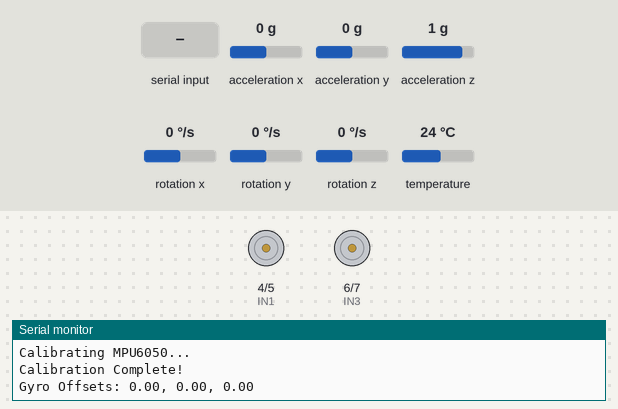
Simulated run of this sketch. Board: Arduino Uno, built with avr-gcc and run on an emulated ATmega328P. On the bench: motor-driver pin pairs drawn as motors (green arrow = first pin HIGH = forward, orange = second pin HIGH = backward, longer = more drive, scaled by the enable pin), the last lines printed to the serial monitor. Inputs (shaded band) come from the test bench; at power-on: rotation z 0 °/s, acceleration x 0 g, acceleration y 0 g, acceleration z 1 g, rotation x 0 °/s, rotation y 0 °/s, temperature 24 °C.

Above: at 8.5 s.
8.6 s: byte 54 ('6') received over Serial
11.5 s: rotation z set to 2 °/s
At 12.7 s:
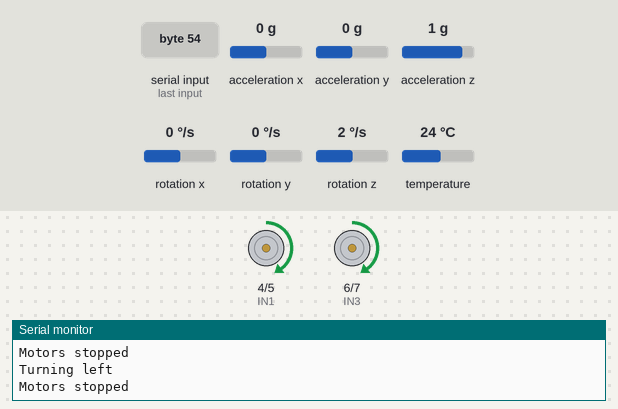
13.0 s: "2\n" received over Serial
At 13.7 s:
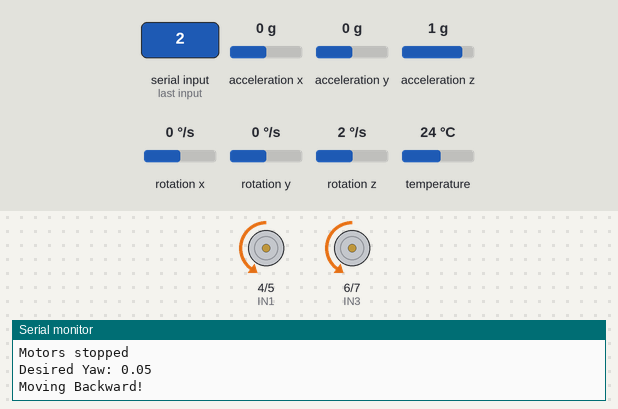
14.5 s: byte 52 ('4') received over Serial
At 15.7 s:
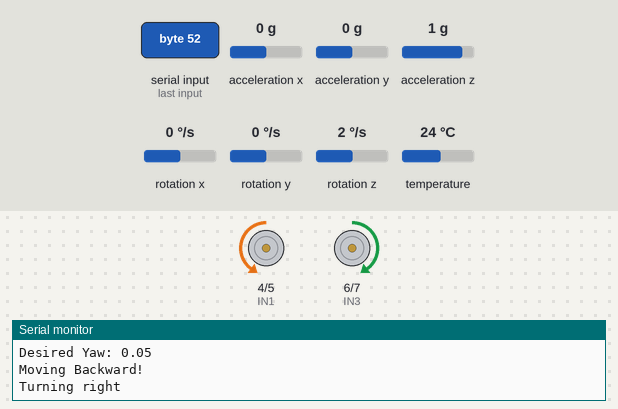
16.0 s: byte 49 ('1') received over Serial
At 17.2 s:
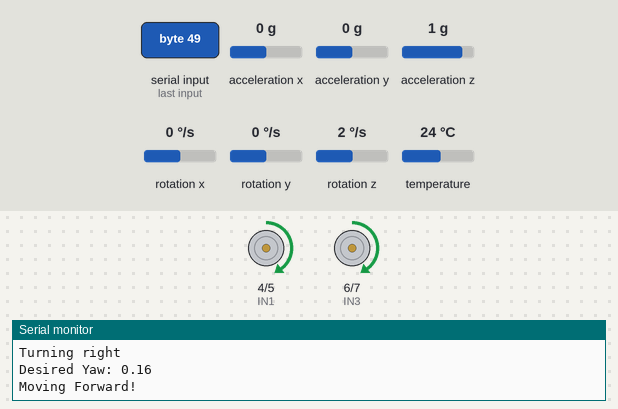
17.5 s: rotation z set to -4 °/s
20.5 s: rotation z set to -7 °/s
At 22.2 s:
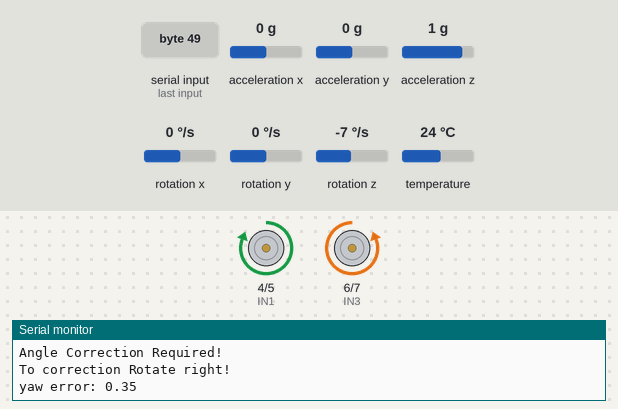
Timing chart, 0 to 23.7 s (numbered marks = the images above; inputs shaded):
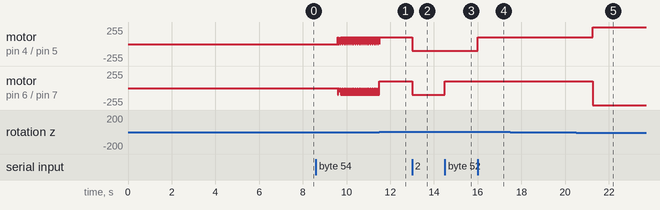

The sketch:

Robot_Car_Controller.ino
```cpp
//------------------------------------------------------------------------------------------------------------
//------------------------------------------------------------------------------------------------------------
//
//                                     Author : Sandun Meesara Nakandala
//                                     Date   : 2024-12-16
//
//------------------------------------------------------------------------------------------------------------
//------------------------------------------------------------------------------------------------------------

#include <Wire.h>
#include <Adafruit_MPU6050.h>
#include <Adafruit_Sensor.h>

//Macros
#define run_speed 100
#define turn_speed 100
#define correction_speed 255
#define threshold_angle 0.25

//Pin Definition for Motor Controller
#define ENA 9 // PWM Pin for motor speed (Right Motor)
#define ENB 10 // PWM Pin for motor speed (Left Motor)
#define IN1 4  // Motor Right direction
#define IN2 5  // Motor Right direction
#define IN3 6  // Motor Left direction
#define IN4 7 // Motor Left direction

//Object Creations
Adafruit_MPU6050 mpu;

//---------------------------------Global Variables---------------------------------------------
float desiredYaw = 0.0f; // Desired yaw value when moving forward or backward
bool commands_given = false;
float gyroOffsets[3] = {0, 0, 0};  // Gyroscope offsets for X, Y, Z
bool moving_direction = 1; // 1: Forward, 0: Backward
String angle_string;
float angle;

//---------------------------------Functions---------------------------------------------
// Motor control functions
void moveForward() {
  desiredYaw = getYaw();
  Serial.print("Desired Yaw: ");
  Serial.println(desiredYaw);
  analogWrite(ENA, run_speed); // Max speed for Motor A
  analogWrite(ENB, run_speed); // Max speed for Motor B
  digitalWrite(IN1, HIGH);
  digitalWrite(IN2, LOW);
  digitalWrite(IN3, HIGH);
  digitalWrite(IN4, LOW);
  Serial.println("Moving Forward!");
}

void moveBackward() {
  desiredYaw = getYaw();
  Serial.print("Desired Yaw: ");
  Serial.println(desiredYaw);
  analogWrite(ENA, run_speed); // Max speed for Motor A
  analogWrite(ENB, run_speed); // Max speed for Motor B
  digitalWrite(IN1, LOW);
  digitalWrite(IN2, HIGH);
  digitalWrite(IN3, LOW);
  digitalWrite(IN4, HIGH);
  Serial.println("Moving Backward!");
}

void turnLeft() {
  analogWrite(ENA, turn_speed); // Max speed for Motor A
  analogWrite(ENB, turn_speed); // Max speed for Motor B
  digitalWrite(IN1, HIGH);
  digitalWrite(IN2, LOW);
  digitalWrite(IN3, LOW);
  digitalWrite(IN4, HIGH);
  Serial.println("Turning left");
}

void turnRight() {
  analogWrite(ENA, turn_speed); // Max speed for Motor A
  analogWrite(ENB, turn_speed); // Max speed for Motor B
  digitalWrite(IN1, LOW);
  digitalWrite(IN2, HIGH);
  digitalWrite(IN3, HIGH);
  digitalWrite(IN4, LOW);
  Serial.println("Turning right");
}

void stopMotors() {
  analogWrite(ENA, 0); // Stop Motor A
  analogWrite(ENB, 0); // Stop Motor B
  digitalWrite(IN1, LOW);
  digitalWrite(IN2, LOW);
  digitalWrite(IN3, LOW);
  digitalWrite(IN4, LOW);
  Serial.println("Motors stopped");
}

// Function to read yaw (heading) from MPU6050
float getYaw() {
  sensors_event_t a, g, temp;
  mpu.getEvent(&a, &g, &temp);

  // Apply sensor offsets
  float gyroX = g.gyro.x - gyroOffsets[0];
  float gyroY = g.gyro.y - gyroOffsets[1];
  float gyroZ = g.gyro.z - gyroOffsets[2];

  // Calculate yaw from gyro data
  static float yaw = 0; // Persistent yaw
  static unsigned long lastTime = 0;
  unsigned long currentTime = millis();
  float dt = (currentTime - lastTime) / 1000.0;
  lastTime = currentTime;

  yaw += gyroZ * dt; // Integrate z-axis gyro rate
  return yaw;
}

// Calibrate the MPU6050 sensor
void calibrateMPU() {
  sensors_event_t a, g, temp;
  const int sampleCount = 1000; // Number of samples for calibration

  for (int i = 0; i < sampleCount; i++) {
    mpu.getEvent(&a, &g, &temp);

    // Accumulate raw readings
    gyroOffsets[0] += g.gyro.x;
    gyroOffsets[1] += g.gyro.y;
    gyroOffsets[2] += g.gyro.z;

    delay(5); // Short delay between samples
  }

  // Average the offsets
  for (int i = 0; i < 3; i++) {
    gyroOffsets[i] /= sampleCount;
  }
}

// Direction correction function
void correctDirection(float currentYaw) {
  if(commands_given == true){
    float yawError = desiredYaw - currentYaw; // Calculate error between desired and current yaw

    // Normalize yaw error to be between -180 and 180 degrees
    /*if (yawError > 180) {
      yawError -= 360;
    } else if (yawError < -180) {
      yawError += 360;
    }*/

    //For Debugging Purposes
    /*Serial.print("currentYaw: ");
    Serial.print(currentYaw);
    Serial.print(" desiredYaw: ");
    Serial.print(desiredYaw);
    Serial.print(" yawError: ");
    Serial.println(yawError);*/

    // If yaw error is too large, adjust motors to correct the direction
    if (abs(yawError) > threshold_angle) { // Threshold of x degrees for correction
      Serial.print("yaw error: ");
      Serial.println(yawError);
      Serial.println("Angle Correction Required!");
      if (yawError > 0) {
        // Rotate right if yawError is positive
        analogWrite(ENA, correction_speed);
        analogWrite(ENB, correction_speed);
        digitalWrite(IN1, HIGH);
        digitalWrite(IN2, LOW);
        digitalWrite(IN3, LOW);
        digitalWrite(IN4, HIGH);
        Serial.println("To correction Rotate right!");
      } else {
        // Rotate left if yawError is negative
        analogWrite(ENA, correction_speed);
        analogWrite(ENB, correction_speed);
        digitalWrite(IN1, LOW);
        digitalWrite(IN2, HIGH);
        digitalWrite(IN3, HIGH);
        digitalWrite(IN4, LOW);
        Serial.println("To correction Rotate left!");
      }
    } else {
      // No correction needed, move straight
      if (moving_direction == 1){
        analogWrite(ENA, run_speed); // Max speed for Motor A
        analogWrite(ENB, run_speed); // Max speed for Motor B
        digitalWrite(IN1, HIGH);
        digitalWrite(IN2, LOW);
        digitalWrite(IN3, HIGH);
        digitalWrite(IN4, LOW);
      }else{
        analogWrite(ENA, run_speed); // Max speed for Motor A
        analogWrite(ENB, run_speed); // Max speed for Motor B
        digitalWrite(IN1, LOW);
        digitalWrite(IN2, HIGH);
        digitalWrite(IN3, LOW);
        digitalWrite(IN4, HIGH);
      }
    }
  }
}

// Function for turn to a given angle
void turn_to_the_angle(){
  float _angle = getYaw();
  while (_angle <= angle){
    turnLeft();
    delay(10);
    stopMotors();
    _angle = getYaw();
  }
}

//------------------------------------------------Setup and Loop Functions--------------------------------------
void setup() {
  Serial.begin(9600);
    while (!Serial)
      delay(10); // Wait for Serial Monitor

  // Initialize motor pins
  pinMode(ENA, OUTPUT);
  pinMode(ENB, OUTPUT);
  pinMode(IN1, OUTPUT);
  pinMode(IN2, OUTPUT);
  pinMode(IN3, OUTPUT);
  pinMode(IN4, OUTPUT);

  // Initialize MPU6050
  if (!mpu.begin()) {
    Serial.println("Failed to find MPU6050 chip");
    while (1) {
      delay(10);
    }
  }

  //Set MPU6050 data range and filter bandwidth
  mpu.setAccelerometerRange(MPU6050_RANGE_2_G);
  mpu.setGyroRange(MPU6050_RANGE_250_DEG);
  mpu.setFilterBandwidth(MPU6050_BAND_94_HZ);

  //Calibrating MPU6050
  Serial.println("Calibrating MPU6050...");
  calibrateMPU();
  Serial.println("Calibration Complete!");
  Serial.print("Gyro Offsets: ");
  Serial.print(gyroOffsets[0]); Serial.print(", ");
  Serial.print(gyroOffsets[1]); Serial.print(", ");
  Serial.println(gyroOffsets[2]);

}

void loop() {
  // Check for incoming commands
  if (Serial.available() > 0) {
    //commands_given = false;
    char command = Serial.read();
    if (command == '1') {
      moving_direction = 1;
      moveForward();
      commands_given = true;
    } else if (command == '2') {
      moving_direction = 0;
      moveBackward();
      commands_given = true;
    } else if (command == '3') {
      turnLeft();
      commands_given = false;
    } else if (command == '4') {
      turnRight();
      commands_given = false;
    } else if (command == '5') {
      stopMotors();
      commands_given = false;
    } else if (command == '6') {
      // Read the input as a string
      String angle_string = Serial.readStringUntil('\n'); // Read until newline character

      // Convert the string to a float
      angle = angle_string.toFloat();

      turn_to_the_angle();
      commands_given = true;
    }
  }

  // Get filtered orientation
  float yaw = getYaw();
  //Serial.println(yaw);

  //call function to correct direction if it's going forward or backward
  correctDirection(yaw);

}
```

Measured:
- the behaviour switches between 0 and 1 °/s on rotation z (found by bisection; images 0 and 1)
- the behaviour switches between -5 and -6 °/s on rotation z (found by bisection; images 4 and 5)
- after the input at 11.5 s, motor on pin 4 (IN1) / pin 5 (IN2): goes on until 11.5 s, then stays forward 100/255
- after the input at 13.0 s, motor on pin 4 (IN1) / pin 5 (IN2), motor on pin 6 (IN3) / pin 7 (IN4): forward 100/255 → backward 100/255 at once
- after the input at 14.5 s, motor on pin 6 (IN3) / pin 7 (IN4): backward 100/255 → forward 100/255 at once
- after the input at 16.0 s, motor on pin 4 (IN1) / pin 5 (IN2): backward 100/255 → forward 100/255 at once
- after the input at 17.5 s, every drawn part: stays the same
- after the input at 20.5 s, motor on pin 4 (IN1) / pin 5 (IN2): forward 100/255 → forward 255/255 after 0.76 s instead of 1.3 s; motor on pin 6 (IN3) / pin 7 (IN4): forward 100/255 → backward 255/255 after 0.76 s instead of 1.3 s
